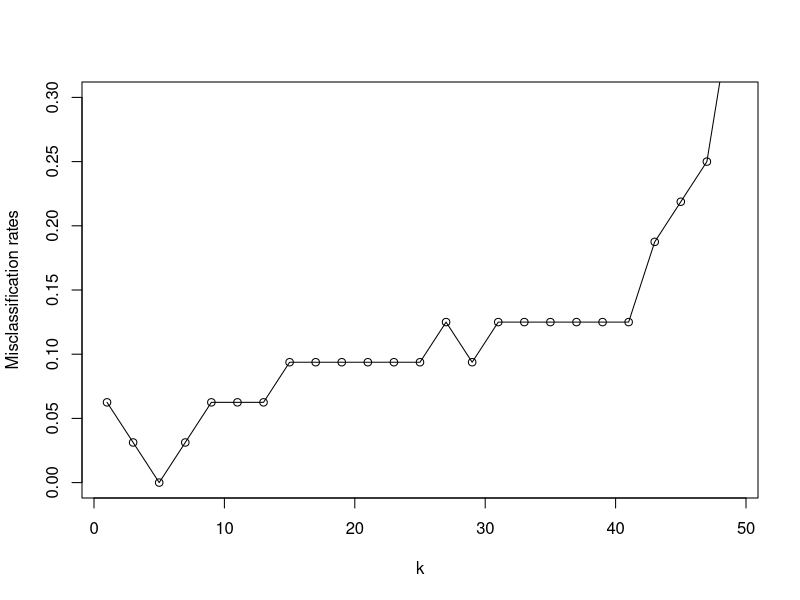

The R script that drew this image:
## kNN classification 

library(MASS)
library(car)
library(class)

rm(list=ls())

data(iris)
iris$Species=factor(iris$Species)

n=nrow(iris)
set.seed(1234)
sp=sample(c("r","t","v"),n,replace=T,prob=c(.5,.25,.25))

iris$sample=factor(sp)
train=subset(iris,sample=="r") #training set
test=subset(iris,sample=="t")  #test set
valid=subset(iris,sample=="v") #validation set

nn=seq(1,50,by=2) #sequence of k
misrate=rep(0,length(nn))
for(k in 1:length(nn)){
  fit=knn(train[,1:4],test[,1:4],train[,5],k=nn[k],prob=TRUE)
  tl=table(test[,5],fit)
  misrate[k]=1-sum(diag(tl))/sum(tl)
}

plot(misrate~nn,type='o',ylim=c(0,0.3),xlab='k',ylab="Misclassification rates")

## test step
fit.t=knn(train[,1:4],test[,1:4],train[,5],k=5,prob=TRUE)
tl=table(test[,5],fit.t)
sum(diag(tl))/sum(tl) #correct classification rate

## validation step
fit.v=knn(train[,1:4],valid[,1:4],train[,5],k=5,prob=TRUE)
tl=table(valid[,5],fit.v)
sum(diag(tl))/sum(tl)

